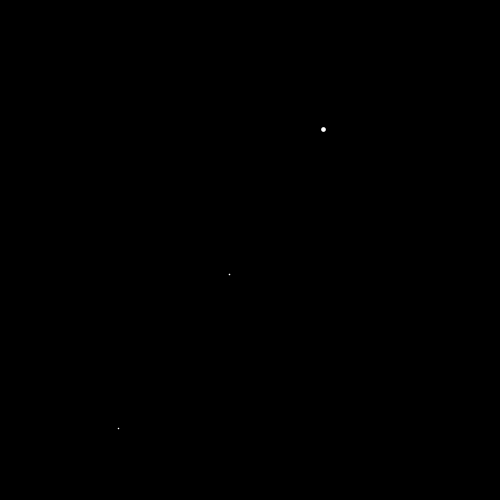
Frame 1 (no input)
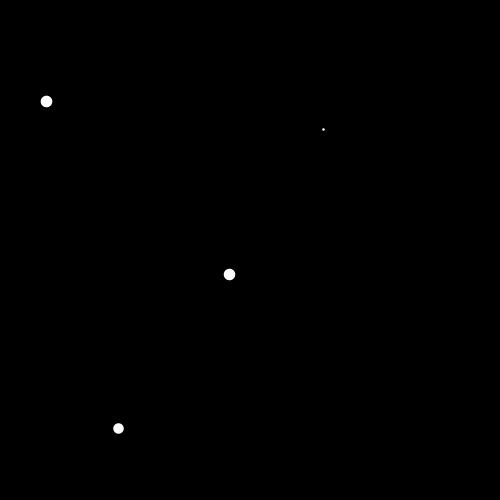
Frame 60 (the mouse pressed at the canvas centre just before this capture)
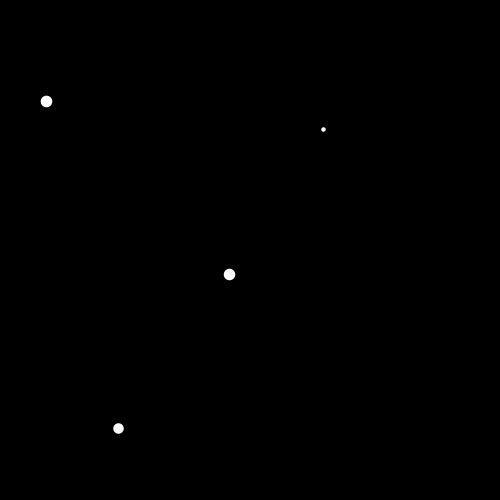
Frame 120 (the mouse held since frame 60 and released just before this capture)

The Processing sketch that drew these frames (run headless with seeded random() and noise(); from frame 60 on, the mouse is pressed at the canvas centre):

// Processing sketch: cc1_05_stars
// ── cc1_05_stars.pde
PVector p1, p2, p3, p4;
float l1, l2, l3, l4;
int dir = 1;

void setup() {
  size(500, 500);
  p1 = new PVector(0.0, 0.0, 0.0);
  p2 = new PVector(0.0, 0.0, 0.0);
  p3 = new PVector(0.0, 0.0, 0.0);
  p4 = new PVector(0.0, 0.0, 0.0);
  p1.set(random(width),random(height),random(5));
  p2.set(random(width),random(height),random(5));
  p3.set(random(width),random(height),random(5));
  p4.set(random(width),random(height),random(5));
  l1 = p1.z;
  l2 = p2.z;
  l3 = p3.z;
  l4 = p4.z;
}

void draw() {
  background(0);
  drawPoints();
  float chance = random(1);
  if (chance < 0.1) 
    sparkle((int)random(4));
  if (p1.z > l1)
     sparkle(0);
  if (p2.z > l2)
     sparkle(1);
  if (p3.z > l3)
     sparkle(2);
  if (p4.z > l4)
     sparkle(3);   
//  connectPoints();
}

void drawPoints() {
  stroke(255);
  strokeWeight(p1.z);
  point(p1.x, p1.y);
  strokeWeight(p2.z);
  point(p2.x, p2.y);
  strokeWeight(p3.z);
  point(p3.x, p3.y);
  strokeWeight(p4.z);
  point(p4.x, p4.y);
}

void sparkle(int which) {
  
  if (which == 0) {
    if (p1.z > 10)
      dir = -1;
    if (p1.z < l1)
      dir = 1;
    p1.z+= dir * random(3);
//    print(p1.z , " > ", l1, "\n");
  }
  if (which == 1 && p2.z < 10) {
    p2.z+= random(3);
  }
  if (which == 2 && p3.z < 10) {
    p3.z+= random(3);
  }
  if (which == 3 && p4.z < 10) {
    p4.z+= random(3);
  }
}
